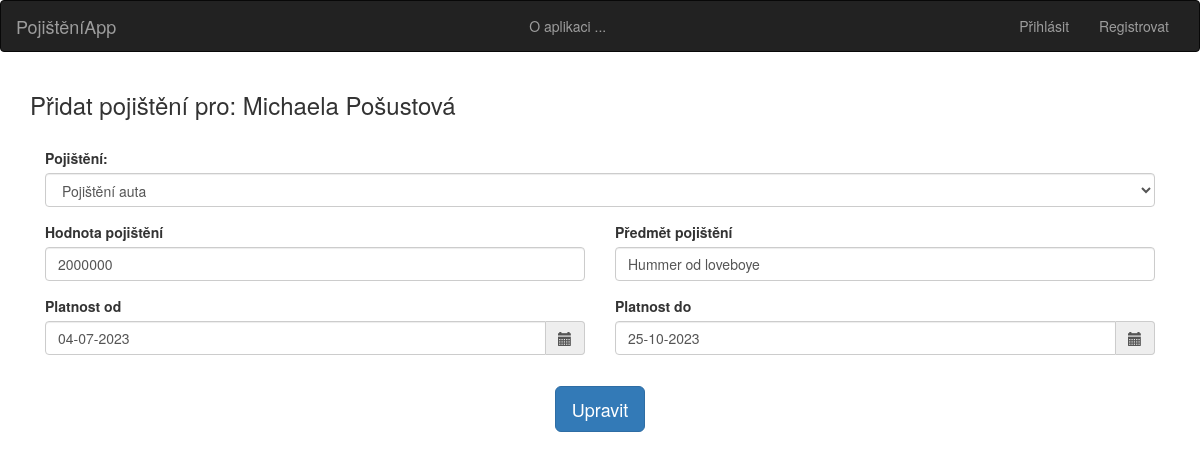
Page /uprava_pojisteni/24 on the committed database.
### tables this page shows
CREATE TABLE pojistenci (
    id integer primary key autoincrement,
    jmeno text not null,
    prijmeni  text not null,
    adresa  text not null,
    mesto  text not null,
    psc  integer not null,
    telefon  integer not null,
    email  text not null
);

CREATE TABLE pojistky (
    id integer primary key autoincrement,
    id_pojistence  integer not null,
    predmet_pojisteni text not null,
    typ_pojisteni text not null,
    castka integer not null,
    platnost_od text not null,
    platnost_do text not null
);

### app.py (the view, shortened to what this page needs)
@app.route('/uprava_pojisteni/<int:id>', methods=['POST', 'GET'])
def uprava_pojisteni(id):
    db = get_db()
    if request.method == 'GET':
        cur = db.execute('SELECT * FROM pojistky WHERE id=?', [id])
        result = cur.fetchone() # Vytažení uživatelovi pojistky
        pojistenec_cur = db.execute('SELECT * FROM pojistenci WHERE id=?', [result['id_pojistence']])
        result_pojistenec = pojistenec_cur.fetchone() # Uživatel pro kterého je pojistka sjednaná
        pojisteni_cur = db.execute('SELECT predmet_pojisteni FROM pojisteni')
        result_pojisteni = pojisteni_cur.fetchall() # List všech možných pojištění, které pojistitel nabízí
        return render_template('uprava_pojisteni.html', pojistka = result, pojisteni = result_pojisteni, pojistenec = result_pojistenec)

### database.py (called while the page is built)
def connect_db():
    sql = sqlite3.connect('/home/honza/Dokumenty/Python_Flask_Udemy/IT_Network_ZP_Plna_verze/pojisteni.db')
    sql.row_factory = sqlite3.Row
    return sql

def get_db():
    if not hasattr(g, 'sqlite_db'):
        g.sqlite_db = connect_db()
    return g.sqlite_db

### templates/uprava_pojisteni.html (shortened to what this page needs)
{% extends 'base.html' %}
{% block body %}
<div class="container">
    <h3 class="">Přidat pojištění pro: {{ pojistenec['jmeno'] }} {{ pojistenec['prijmeni'] }}</h3>
    <form method="POST" >
        <div class="container">
            <br/>
        </div>
        <div class="form-row">
            <div class="form-group col-md-12">
                <label for="sel1">Pojištění:</label>
                <select name="pojisteni" class="custom-select form-control" id="sel1" required>
                    <option selected >{{ pojistka['typ_pojisteni'] }}</option>
                </select>
            </div>
        </div>
        <div class="form-row">
            <div class="form-group col-md-6">
                <label for="inputEmail4">Hodnota pojištění</label>
                <input type="number" name="castka" class="form-control" id="inputEmail4" placeholder="Částka"
                       value="{{ pojistka['castka'] }}"
                       required>
            </div>
            <div class="form-group col-md-6">
                <label for="inputPassword4">Předmět pojištění</label>
                <input type="text" name="predmet_pojisteni" class="form-control" id="inputPassword4"
                       placeholder="Předmět pojištění" value="{{ pojistka['predmet_pojisteni'] }}">
            </div>
        </div>
        <div class="form-row">
            <div class="form-group col-md-6">
                <label for="inputAddress1">Platnost od</label>
                <div class='input-group date' id='datetimepicker1'>
                    <input type='text' class="form-control" name="platnost_od" placeholder="dd.mm.yyyy"
                           id="inputAddress1" required value="{{ pojistka['platnost_od'] }}">
                    <span class="input-group-addon">
                            <span class="glyphicon glyphicon-calendar"></span>
                        </span>
                </div>
            </div>
            <div class="form-group col-md-6">
                <label for="inputAddress2">Platnost do</label>
                <div class='input-group date' id='datetimepicker2'>
                    <input type='text' class="form-control" name="platnost_do" placeholder="dd.mm.yyyy"
                           id="inputAddress2" required value="{{ pojistka['platnost_do'] }}">
                    <span class="input-group-addon">
                            <span class="glyphicon glyphicon-calendar"></span>
                        </span>
                </div>
            </div>
        </div>
        <div class="form-row">
            <div class="form-group col-md-6">
            </div>
        </div>
        <div class="col-md-12">
            <div class="article_wrapper">
                <button name="submit" class="btn btn-lg btn-primary" role="button">Upravit</button>
            </div>
        </div>
    </form>
</div>
{% endblock %}

### static/theme.css (style rules this page uses)
html, body { height: 100%; }
.container, .row { height: 100%; min-height: 80%; }
.article_wrapper { text-align: center; background-color:none; }

### rows in the picture
pojistenci: jmeno "Michaela", prijmeni "Pošustová"
pojistky: pojisteni "Pojištění auta", castka "2000000", predmet_pojisteni "Hummer od loveboye", platnost_od "04-07-2023", platnost_do "25-10-2023"
